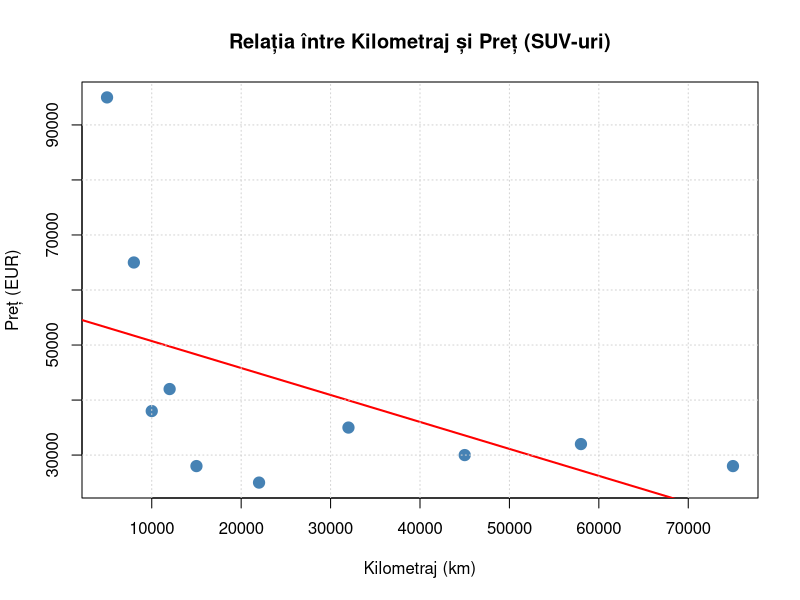
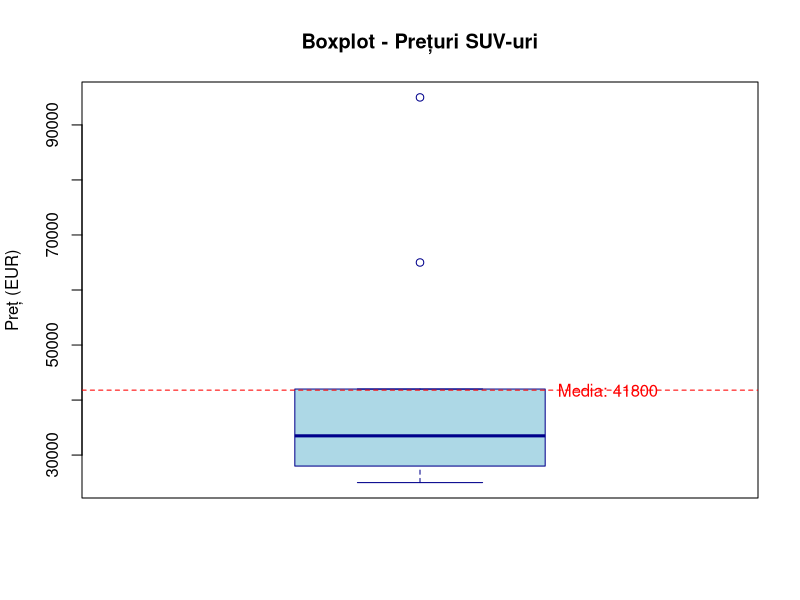
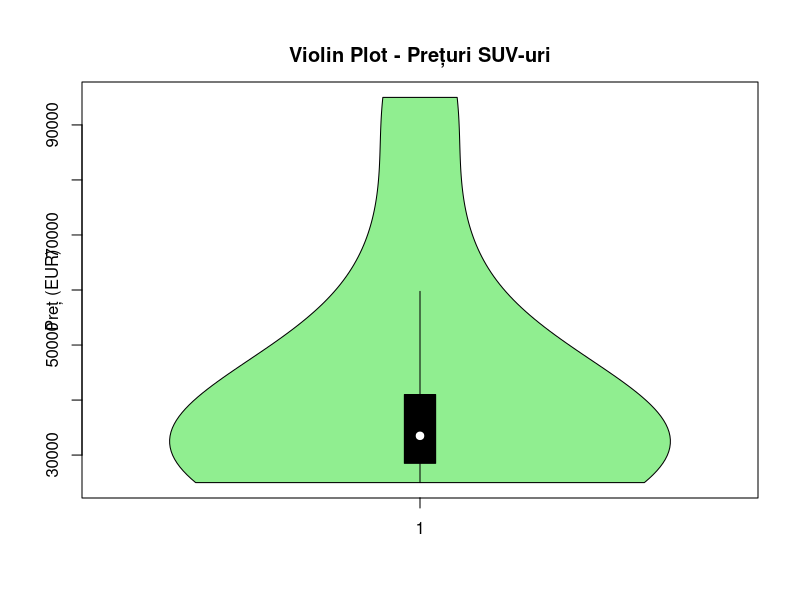
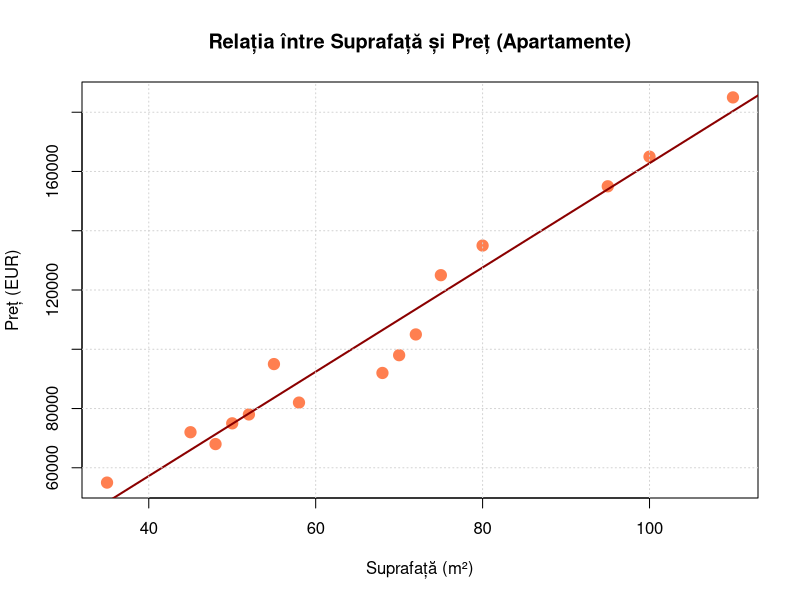
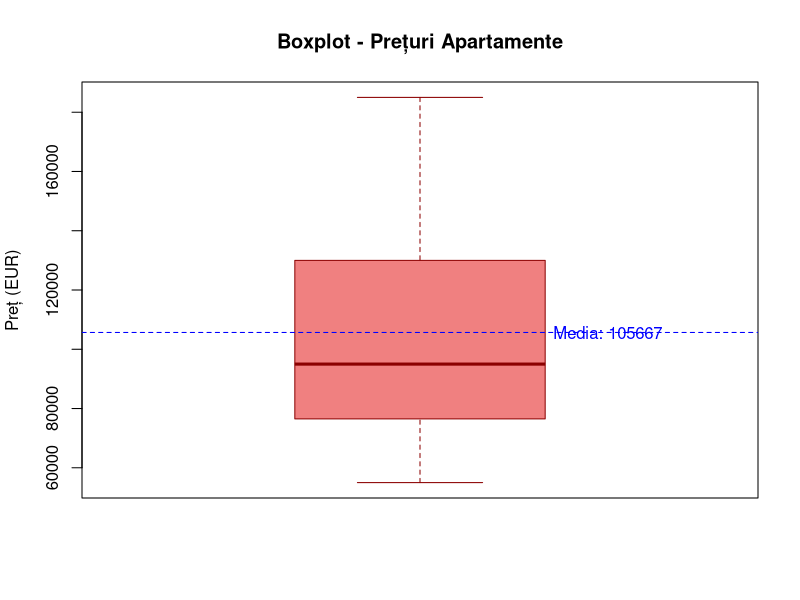
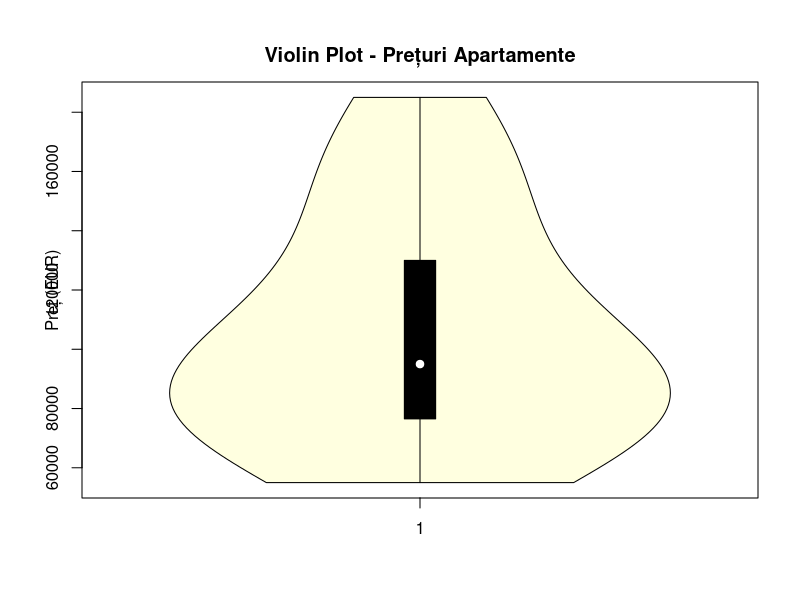
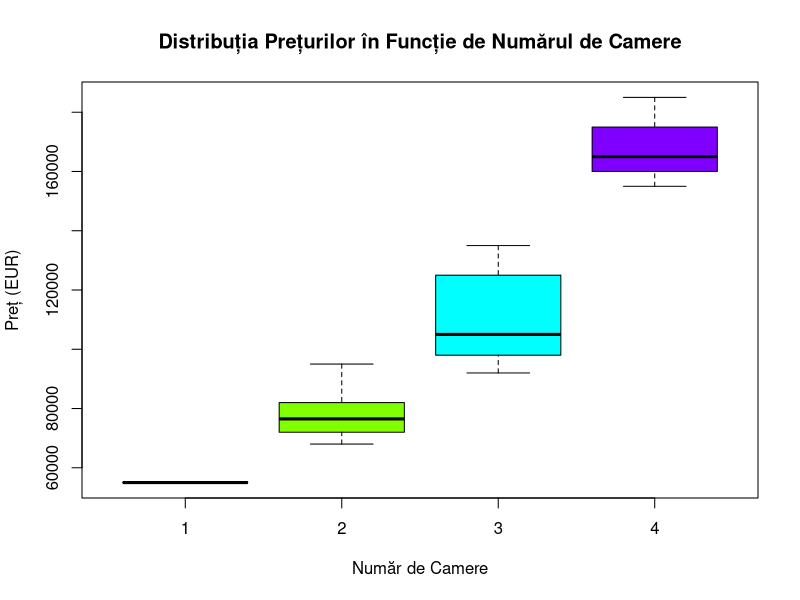

The R script that drew these images, in order:
# ===============================================
# VARIANTA A: SUV-uri
# ===============================================

# 1. Crearea fișierului cu date SUV
suv_data <- data.frame(
  type = c("Compact SUV", "Mid-size SUV", "Full-size SUV", "Luxury SUV", 
           "Compact SUV", "Mid-size SUV", "Full-size SUV", "Luxury SUV",
           "Compact SUV", "Mid-size SUV"),
  engine = c("2.0L I4", "3.5L V6", "5.7L V8", "3.0L V6 Turbo",
             "1.5L I4 Turbo", "2.5L I4", "6.2L V8", "4.0L V8 Twin-Turbo",
             "2.0L I4 Hybrid", "3.6L V6"),
  fuel = c("Benzină", "Benzină", "Benzină", "Diesel",
           "Benzină", "Hibrid", "Benzină", "Benzină",
           "Hibrid", "Benzină"),
  year = c(2022, 2021, 2020, 2023, 2022, 2023, 2019, 2024, 2023, 2021),
  mileage = c(15000, 32000, 58000, 8000, 22000, 12000, 75000, 5000, 10000, 45000),
  price = c(28000, 35000, 32000, 65000, 25000, 42000, 28000, 95000, 38000, 30000)
)

# Salvare în fișier CSV
write.csv(suv_data, "suv_data.csv", row.names = FALSE)

cat("===== ANALIZA SUV-URI =====\n\n")

# Găsirea minimului și maximului de preț
min_price_suv <- min(suv_data$price)
max_price_suv <- max(suv_data$price)

min_suv <- suv_data[suv_data$price == min_price_suv, ]
max_suv <- suv_data[suv_data$price == max_price_suv, ]

cat("1. Prețul minim și caracteristicile SUV-ului:\n")
cat(sprintf("   Preț: %d EUR\n", min_price_suv))
print(min_suv)
cat("\n")

cat("   Prețul maxim și caracteristicile SUV-ului:\n")
cat(sprintf("   Preț: %d EUR\n", max_price_suv))
print(max_suv)
cat("\n")

# 2. Grafic: Mileage vs Price
png("suv_mileage_vs_price.png", width = 800, height = 600)
plot(suv_data$mileage, suv_data$price,
     main = "Relația între Kilometraj și Preț (SUV-uri)",
     xlab = "Kilometraj (km)",
     ylab = "Preț (EUR)",
     pch = 19,
     col = "steelblue",
     cex = 1.5)
abline(lm(price ~ mileage, data = suv_data), col = "red", lwd = 2)
grid()
dev.off()

cat("2. Grafic salvat: suv_mileage_vs_price.png\n\n")

# 3. Verificare preț peste prag
threshold_suv <- 35000
above_threshold_suv <- sum(suv_data$price > threshold_suv)

cat(sprintf("3. Număr de SUV-uri cu prețul peste %d EUR: %d\n\n", 
            threshold_suv, above_threshold_suv))

# 4. Statistici și grafice
mean_price_suv <- mean(suv_data$price)
sd_price_suv <- sd(suv_data$price)

cat("4. Statistici descriptive pentru prețuri SUV:\n")
cat(sprintf("   Media: %.2f EUR\n", mean_price_suv))
cat(sprintf("   Deviația standard: %.2f EUR\n\n", sd_price_suv))

# Boxplot
png("suv_boxplot.png", width = 600, height = 600)
boxplot(suv_data$price,
        main = "Boxplot - Prețuri SUV-uri",
        ylab = "Preț (EUR)",
        col = "lightblue",
        border = "darkblue")
text(1.3, mean_price_suv, sprintf("Media: %.0f", mean_price_suv), col = "red")
abline(h = mean_price_suv, col = "red", lty = 2)
dev.off()

cat("   Boxplot salvat: suv_boxplot.png\n")

# Violin plot (necesită vioplot package)
if (!require(vioplot)) {
  install.packages("vioplot")
  library(vioplot)
}

png("suv_violinplot.png", width = 600, height = 600)
vioplot(suv_data$price,
        col = "lightgreen",
        main = "Violin Plot - Prețuri SUV-uri",
        ylab = "Preț (EUR)")
dev.off()

cat("   Violin plot salvat: suv_violinplot.png\n\n")


# ===============================================
# VARIANTA B: Apartamente
# ===============================================

# 1. Crearea fișierului cu date apartamente
apt_data <- data.frame(
  location = c("Centru", "Centru", "Nord", "Sud", "Est", 
               "Vest", "Centru", "Nord", "Sud", "Est",
               "Vest", "Centru", "Nord", "Sud", "Est"),
  rooms = c(2, 3, 2, 4, 3, 2, 3, 2, 4, 3, 1, 4, 2, 3, 2),
  surface = c(55, 75, 50, 95, 70, 48, 80, 52, 100, 68, 
              35, 110, 58, 72, 45),
  floor = c(3, 5, 2, 7, 4, 1, 6, 3, 8, 2, 
            4, 9, 1, 5, 2),
  bathrooms = c(1, 1, 1, 2, 1, 1, 2, 1, 2, 1, 
                1, 2, 1, 1, 1),
  dist_transport = c(0.2, 0.5, 0.8, 1.2, 0.6, 0.3, 0.4, 0.9, 1.5, 0.7,
                     0.25, 0.6, 1.0, 0.8, 0.5),
  price = c(95000, 125000, 75000, 155000, 98000, 68000, 135000, 78000, 
            165000, 92000, 55000, 185000, 82000, 105000, 72000)
)

# Salvare în fișier CSV
write.csv(apt_data, "apartment_data.csv", row.names = FALSE)

cat("\n===== ANALIZA APARTAMENTE =====\n\n")

# Găsirea minimului și maximului de preț
min_price_apt <- min(apt_data$price)
max_price_apt <- max(apt_data$price)

min_apt <- apt_data[apt_data$price == min_price_apt, ]
max_apt <- apt_data[apt_data$price == max_price_apt, ]

cat("1. Prețul minim și caracteristicile apartamentului:\n")
cat(sprintf("   Preț: %d EUR\n", min_price_apt))
print(min_apt)
cat("\n")

cat("   Prețul maxim și caracteristicile apartamentului:\n")
cat(sprintf("   Preț: %d EUR\n", max_price_apt))
print(max_apt)
cat("\n")

# 2. Grafic: Surface vs Price
png("apartment_surface_vs_price.png", width = 800, height = 600)
plot(apt_data$surface, apt_data$price,
     main = "Relația între Suprafață și Preț (Apartamente)",
     xlab = "Suprafață (m²)",
     ylab = "Preț (EUR)",
     pch = 19,
     col = "coral",
     cex = 1.5)
abline(lm(price ~ surface, data = apt_data), col = "darkred", lwd = 2)
grid()
dev.off()

cat("2. Grafic salvat: apartment_surface_vs_price.png\n\n")

# 3. Verificare preț peste prag
threshold_apt <- 100000
above_threshold_apt <- sum(apt_data$price > threshold_apt)

cat(sprintf("3. Număr de apartamente cu prețul peste %d EUR: %d\n\n", 
            threshold_apt, above_threshold_apt))

# 4. Statistici și grafice
mean_price_apt <- mean(apt_data$price)
sd_price_apt <- sd(apt_data$price)

cat("4. Statistici descriptive pentru prețuri apartamente:\n")
cat(sprintf("   Media: %.2f EUR\n", mean_price_apt))
cat(sprintf("   Deviația standard: %.2f EUR\n\n", sd_price_apt))

# Summary statistics
cat("   Summary statistics:\n")
print(summary(apt_data$price))
cat("\n")

# Boxplot
png("apartment_boxplot.png", width = 600, height = 600)
boxplot(apt_data$price,
        main = "Boxplot - Prețuri Apartamente",
        ylab = "Preț (EUR)",
        col = "lightcoral",
        border = "darkred")
text(1.3, mean_price_apt, sprintf("Media: %.0f", mean_price_apt), col = "blue")
abline(h = mean_price_apt, col = "blue", lty = 2)
dev.off()

cat("   Boxplot salvat: apartment_boxplot.png\n")

# Violin plot
png("apartment_violinplot.png", width = 600, height = 600)
vioplot(apt_data$price,
        col = "lightyellow",
        main = "Violin Plot - Prețuri Apartamente",
        ylab = "Preț (EUR)")
dev.off()

cat("   Violin plot salvat: apartment_violinplot.png\n\n")

# Grafic comparativ pentru analiză mai detaliată
png("apartment_price_by_rooms.png", width = 800, height = 600)
boxplot(price ~ rooms, data = apt_data,
        main = "Distribuția Prețurilor în Funcție de Numărul de Camere",
        xlab = "Număr de Camere",
        ylab = "Preț (EUR)",
        col = rainbow(length(unique(apt_data$rooms))))
dev.off()

cat("   Grafic bonus salvat: apartment_price_by_rooms.png\n")

cat("\n===== ANALIZA COMPLETĂ =====\n")
cat("Toate fișierele și graficele au fost generate cu succes!\n")
